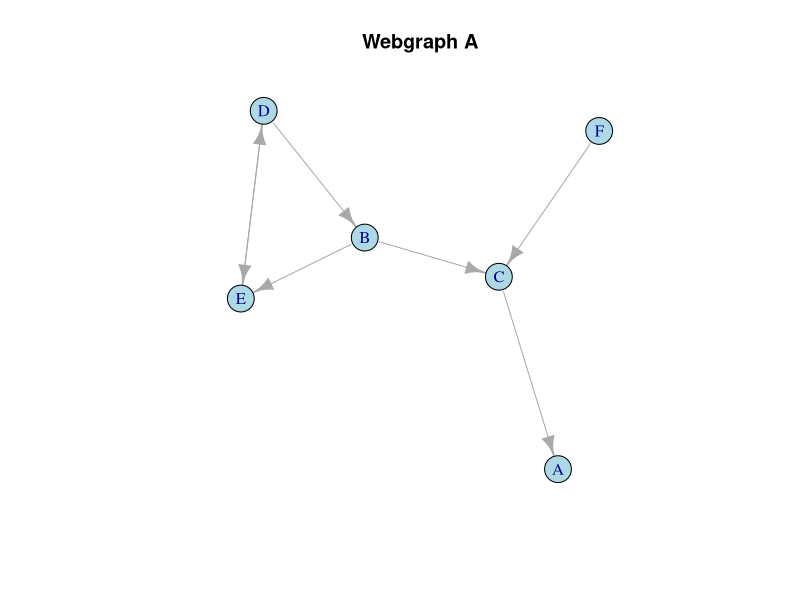
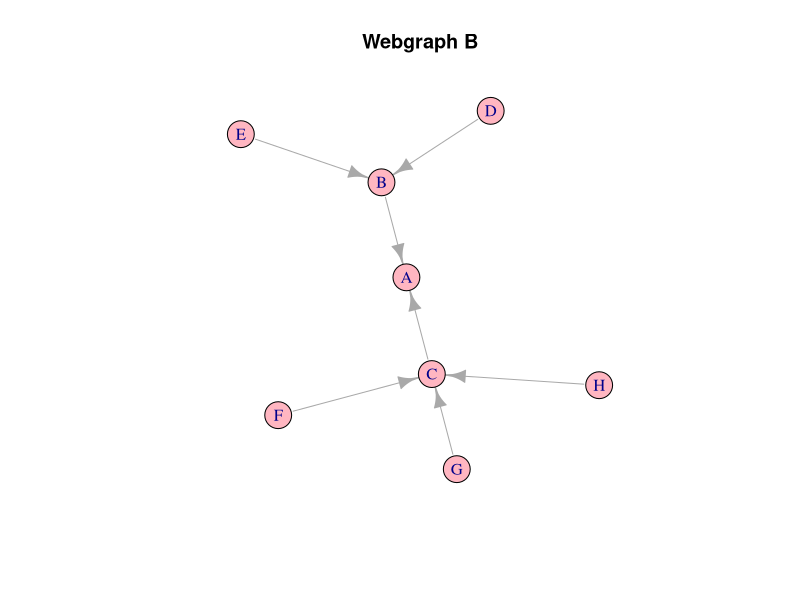

These figures' R source, in order:
library(igraph)

# Construct Webgraph A
nodes_a <- data.frame(names = c("A", "B", "C", "D", "E", "F"))
node_connections_a <- data.frame(
  from = c("B", "B", "C", "D", "D", "E", "F"),
  to = c("C", "E", "A", "B", "E", "D", "C")
)
webgraph_a <-
  graph.data.frame(node_connections_a, directed = TRUE, vertices = nodes_a)

# Plot the graph
x11()
plot(webgraph_a, layout = layout_with_kk, vertex.color = "lightblue")
title("Webgraph A")

# Calculate PageRank vectors for different damping constants
pr_a1 <- page.rank(webgraph_a, damping = 0.05)
pr_a1$vector

pr_a2 <- page.rank(webgraph_a, damping = 0.25)
pr_a2$vector

pr_a3 <- page.rank(webgraph_a, damping = 0.5)
pr_a3$vector

pr_a4 <- page.rank(webgraph_a, damping = 0.75)
pr_a4$vector

pr_a5 <- page.rank(webgraph_a, damping = 0.95)
pr_a5$vector

# Construct Webgraph B
nodes_b <-
  data.frame(names = c("A", "B", "C", "D", "E", "F", "G", "H"))
node_connections_b <- data.frame(
  from = c("B", "C", "D", "E", "F", "G", "H"),
  to = c("A", "A", "B", "B", "C", "C", "C")
)
webgraph_b <-
  graph.data.frame(node_connections_b, directed = TRUE, vertices = nodes_b)

# Plot the graph
x11()
plot(webgraph_b, layout = layout_with_kk, vertex.color = "lightpink")
title("Webgraph B")

# Find PageRank vector for damping constant 0.15
pr_b <- page.rank(webgraph_b, damping = 0.15)
pr_b$vector